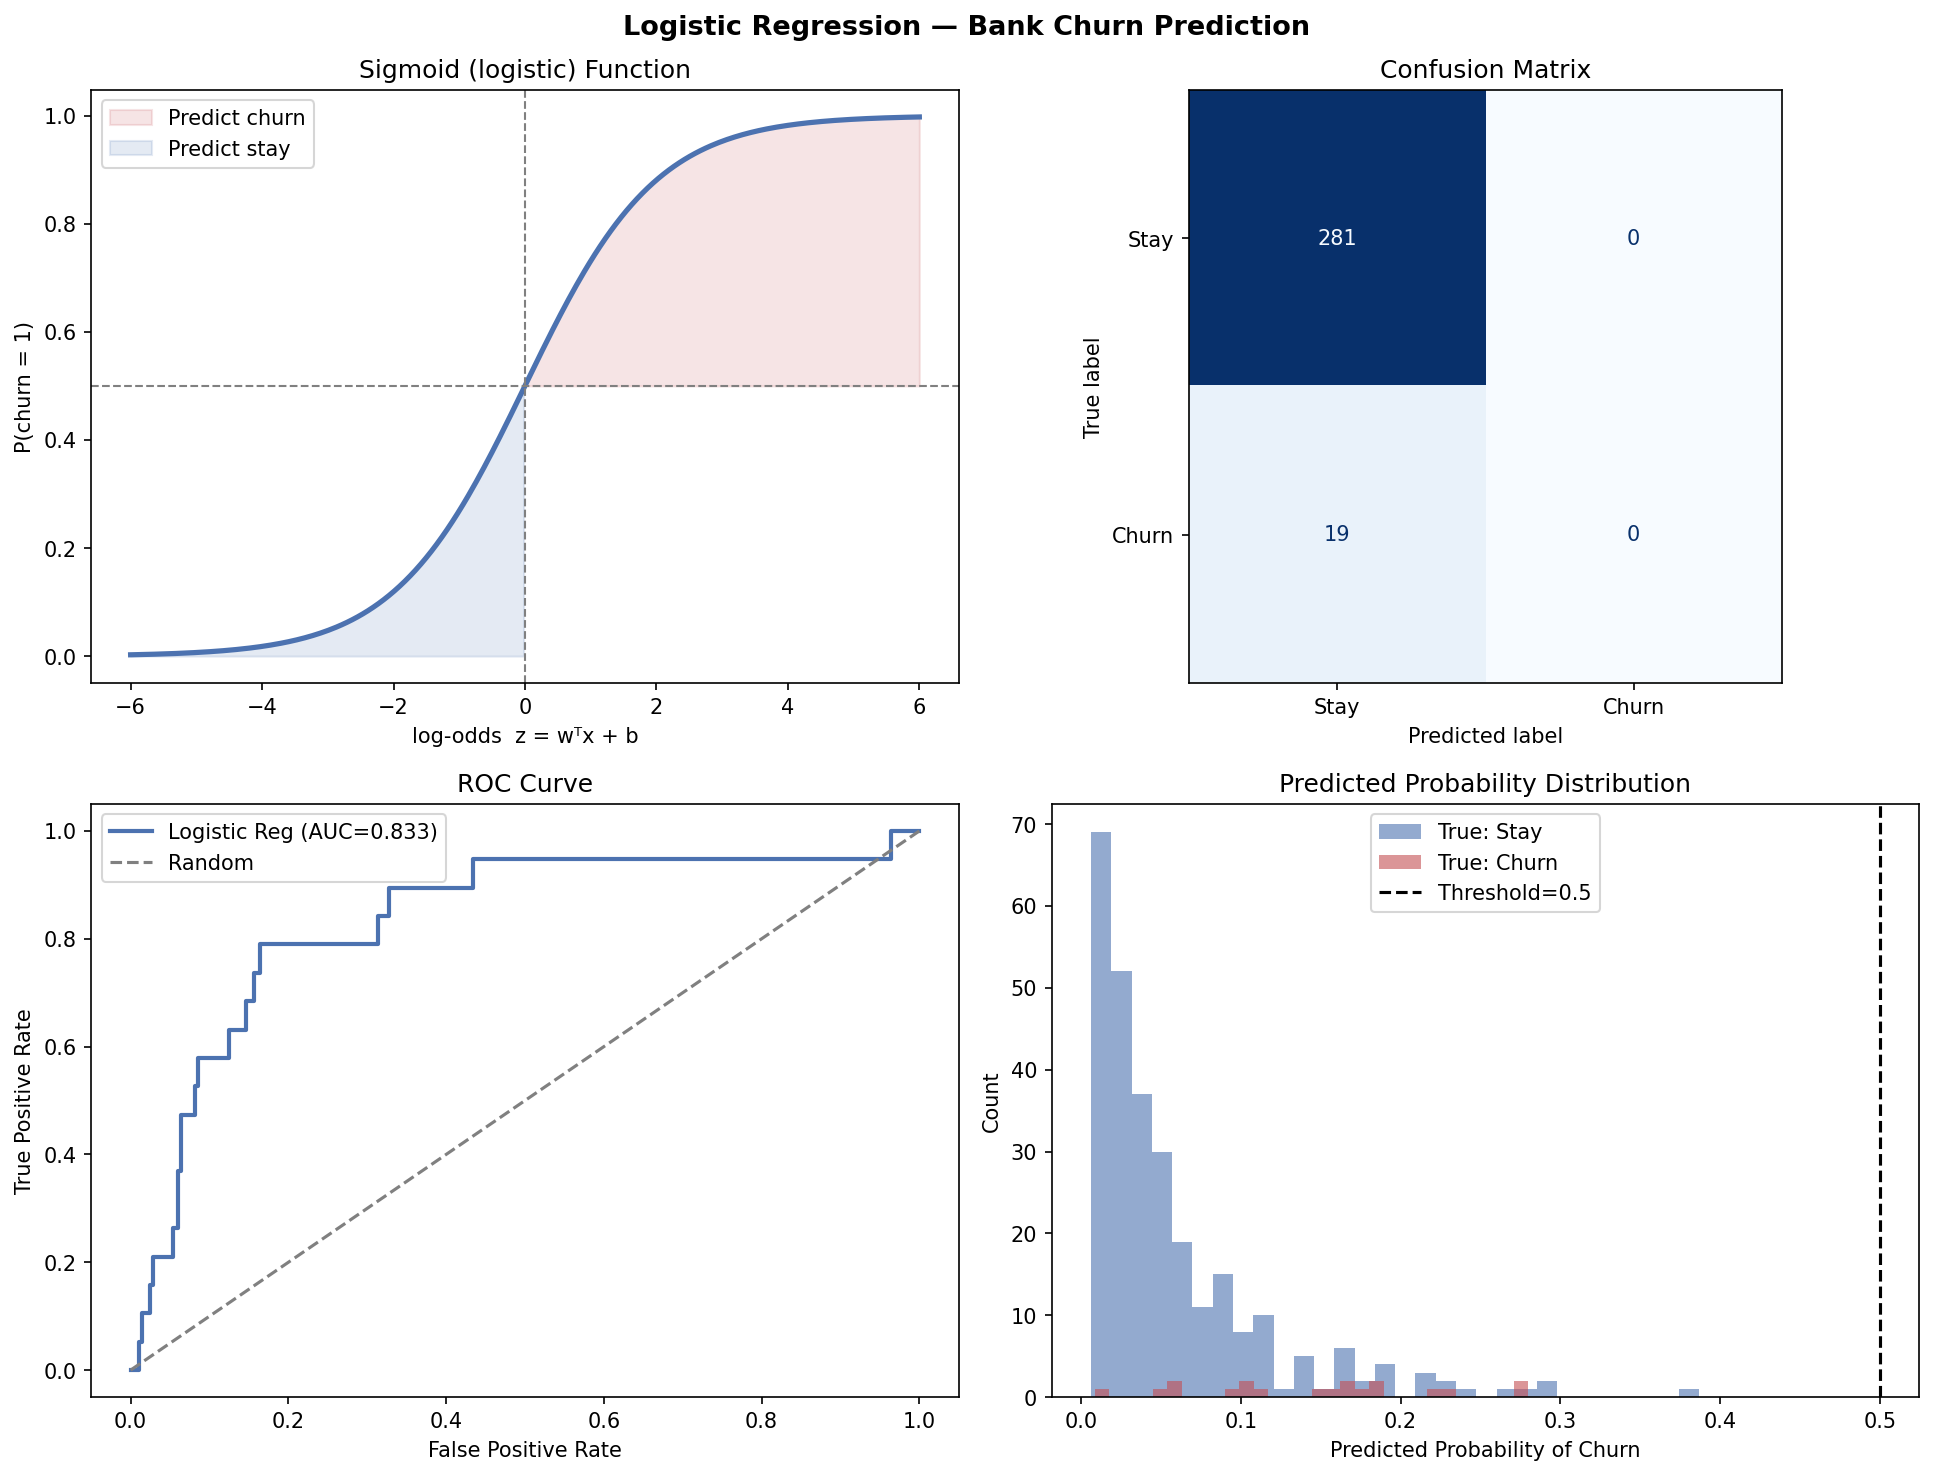

Source code (Python):
"""
Logistic Regression
====================
Binary classification: Predict whether a bank customer will churn.
Covers:
  • Sigmoid function intuition
  • Model fitting, probability outputs
  • Confusion matrix, precision, recall, F1, ROC-AUC
  • Decision threshold tuning
  • Coefficient interpretation (log-odds → odds ratios)
"""

import numpy as np
import pandas as pd
import matplotlib.pyplot as plt
from sklearn.linear_model import LogisticRegression
from sklearn.model_selection import train_test_split
from sklearn.preprocessing import StandardScaler
from sklearn.metrics import (
    confusion_matrix, classification_report,
    roc_auc_score, roc_curve, precision_recall_curve, ConfusionMatrixDisplay
)

# ── 1. Synthetic churn dataset ────────────────────────────────────────────────
np.random.seed(42)
n = 1500

age           = np.random.randint(18, 70, n)
balance       = np.random.exponential(25_000, n)
num_products  = np.random.choice([1, 2, 3, 4], n, p=[0.5, 0.35, 0.1, 0.05])
is_active     = np.random.choice([0, 1], n, p=[0.35, 0.65])
credit_score  = np.random.randint(300, 850, n)
tenure_years  = np.random.randint(0, 10, n)

# Log-odds linear combination (true model)
log_odds = (
    -2.0
    + 0.02  * (age - 40)
    - 0.000008 * balance
    + 0.5   * (num_products - 2)
    - 1.2   * is_active
    - 0.003 * (credit_score - 600)
    - 0.05  * tenure_years
)
prob_churn = 1 / (1 + np.exp(-log_odds))
churn = (np.random.rand(n) < prob_churn).astype(int)

df = pd.DataFrame({
    "age": age, "balance": balance, "num_products": num_products,
    "is_active": is_active, "credit_score": credit_score,
    "tenure_years": tenure_years, "churn": churn,
})

print("=" * 50)
print("   DATASET: Bank Customer Churn")
print("=" * 50)
print(f"  Total customers : {n}")
print(f"  Churned         : {churn.sum()} ({100*churn.mean():.1f}%)")

features = ["age", "balance", "num_products", "is_active", "credit_score", "tenure_years"]
X = df[features].values
y = df["churn"].values

# ── 2. Preprocess + split ─────────────────────────────────────────────────────
scaler = StandardScaler()
X_scaled = scaler.fit_transform(X)
X_train, X_test, y_train, y_test = train_test_split(
    X_scaled, y, test_size=0.2, random_state=42, stratify=y
)

# ── 3. Fit ────────────────────────────────────────────────────────────────────
model = LogisticRegression(max_iter=1000, random_state=42)
model.fit(X_train, y_train)

y_pred      = model.predict(X_test)
y_prob      = model.predict_proba(X_test)[:, 1]

# ── 4. Metrics ────────────────────────────────────────────────────────────────
auc = roc_auc_score(y_test, y_prob)
print("\n" + "=" * 50)
print("   LOGISTIC REGRESSION — RESULTS")
print("=" * 50)
print(f"  ROC-AUC : {auc:.4f}")
print()
print(classification_report(y_test, y_pred, target_names=["Stay", "Churn"]))

# Coefficient → odds ratio
coefs = model.coef_[0]
odds_ratios = np.exp(coefs)
print("  Feature coefficients (scaled) → Odds Ratios:")
for feat, c, o in sorted(zip(features, coefs, odds_ratios), key=lambda x: abs(x[1]), reverse=True):
    direction = "↑ churn risk" if c > 0 else "↓ churn risk"
    print(f"    {feat:<18}  coef={c:+.3f}  OR={o:.3f}  {direction}")

# ── 5. Plots ──────────────────────────────────────────────────────────────────
fig, axes = plt.subplots(2, 2, figsize=(13, 10))
fig.suptitle("Logistic Regression — Bank Churn Prediction", fontsize=13, fontweight="bold")

# Sigmoid function
ax = axes[0, 0]
z  = np.linspace(-6, 6, 300)
ax.plot(z, 1/(1+np.exp(-z)), color="#4C72B0", lw=2.5)
ax.axhline(0.5, color="gray", ls="--", lw=1)
ax.axvline(0,   color="gray", ls="--", lw=1)
ax.fill_between(z, 0.5, 1/(1+np.exp(-z)),
                where=(z>0), alpha=0.15, color="#C44E52", label="Predict churn")
ax.fill_between(z, 0, 1/(1+np.exp(-z)),
                where=(z<0), alpha=0.15, color="#4C72B0", label="Predict stay")
ax.set_title("Sigmoid (logistic) Function")
ax.set_xlabel("log-odds  z = wᵀx + b")
ax.set_ylabel("P(churn = 1)")
ax.legend()

# Confusion matrix
ax = axes[0, 1]
cm = confusion_matrix(y_test, y_pred)
disp = ConfusionMatrixDisplay(cm, display_labels=["Stay", "Churn"])
disp.plot(ax=ax, colorbar=False, cmap="Blues")
ax.set_title("Confusion Matrix")

# ROC curve
ax = axes[1, 0]
fpr, tpr, _ = roc_curve(y_test, y_prob)
ax.plot(fpr, tpr, color="#4C72B0", lw=2, label=f"Logistic Reg (AUC={auc:.3f})")
ax.plot([0,1],[0,1],"--", color="gray", label="Random")
ax.set_xlabel("False Positive Rate")
ax.set_ylabel("True Positive Rate")
ax.set_title("ROC Curve")
ax.legend()

# Probability distribution by true class
ax = axes[1, 1]
ax.hist(y_prob[y_test==0], bins=30, alpha=0.6, color="#4C72B0", label="True: Stay")
ax.hist(y_prob[y_test==1], bins=30, alpha=0.6, color="#C44E52", label="True: Churn")
ax.axvline(0.5, color="black", ls="--", lw=1.5, label="Threshold=0.5")
ax.set_xlabel("Predicted Probability of Churn")
ax.set_ylabel("Count")
ax.set_title("Predicted Probability Distribution")
ax.legend()

plt.tight_layout()
plt.savefig("05_logistic_regression.png", dpi=150, bbox_inches="tight")
plt.show()
print("\n  Plot saved → 05_logistic_regression.png")
